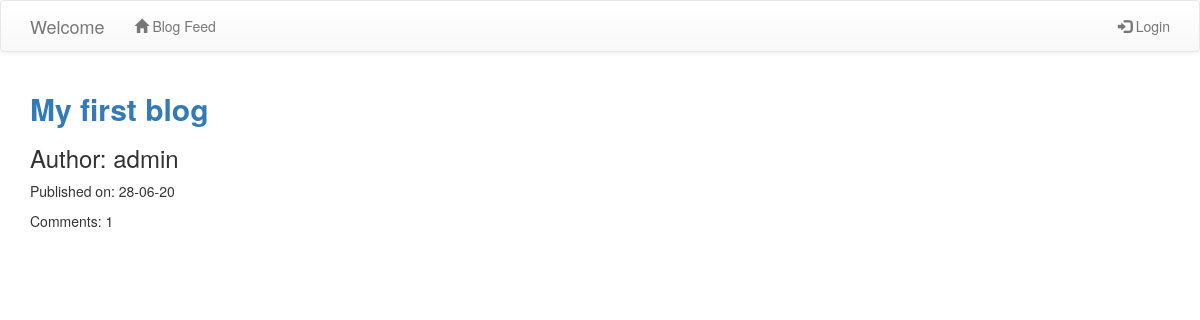
The app's page /blog_feed/, older data.
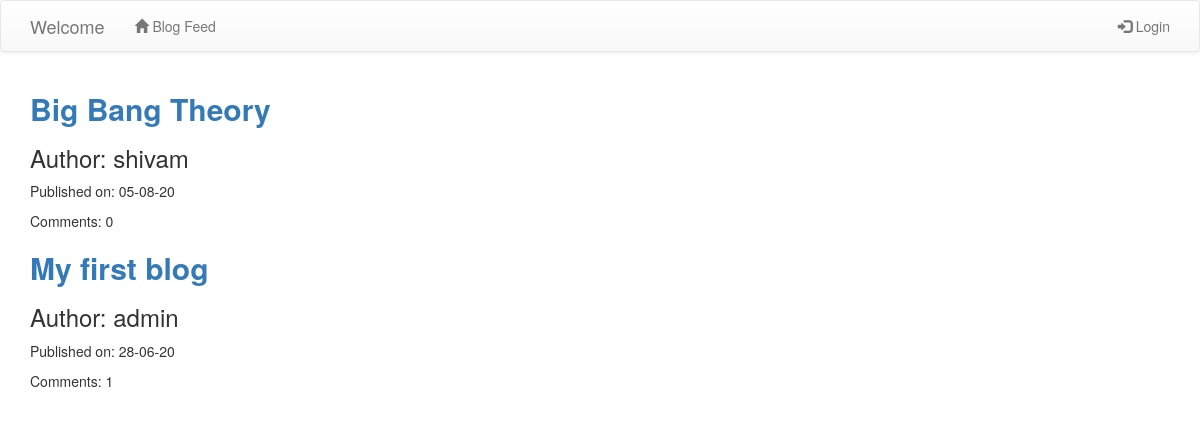
The same page, newer data.
### blog_app/models.py (models this page shows, shortened)
class Post(models.Model):
    author = models.ForeignKey(User, on_delete=models.CASCADE)
    title = models.CharField(max_length=200)
    text = models.TextField()
    create_date = models.DateTimeField(default=timezone.now)
    publish_date = models.DateTimeField(blank=True, null=True)
    def approved_comments(self):
        return self.comments.filter(approved=True)

### blog_app/views.py (the view)
# urls.py: path('blog_feed/', views.PostListView.as_view(), name='post_list'),
class PostListView(ListView):
    model = Post
    def get_queryset(self):
        return Post.objects.filter(publish_date__lte=timezone.now()).order_by('-publish_date')

### blog_app/templates/blog_app/post_list.html
{% extends 'blog_app/base.html' %}
{% block body_content %}
{% for post in post_list %}
<div class="post">
    <div class="post-header">
        <h2><a href="{% url 'blog_app:post_detail' pk=post.pk %}"><strong>{{post.title}}</strong></a></h2>
        <h3>Author: {{post.author}}</h3>
    </div>
    <div class="post-footer">
        <p>Published on: {{post.publish_date|date:"d-m-y"}}</p>
        <p>Comments: {{post.approved_comments.count}}</p>
    </div>
</div>
{% endfor %}
{% endblock %}

Row changes from the older to the newer data that the page shows:
now on this page (row edited): Post: title "Big Bang Theory", author "shivam", publish_date "05-08-20", approved_comments.count "0"
